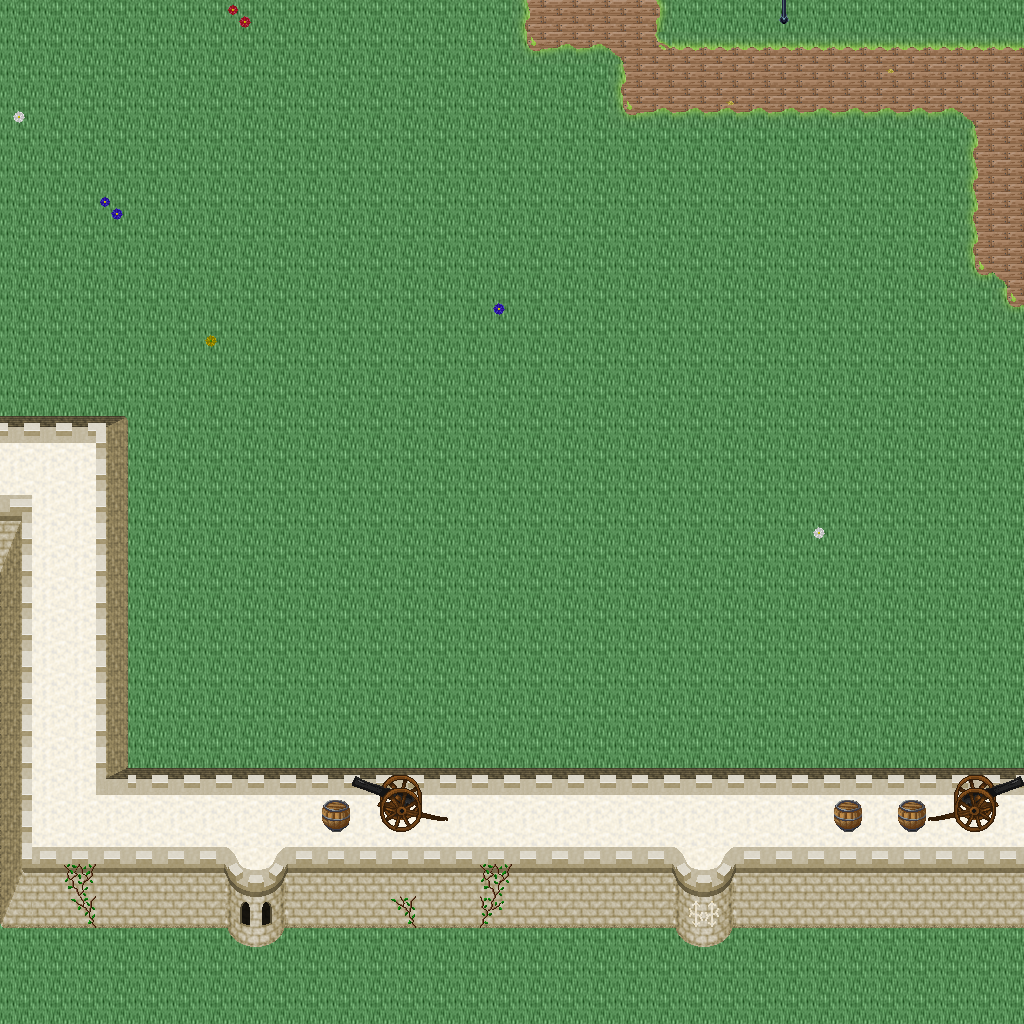

Tiled map render using the project's own tile images. Description and the map definition, with tile-layer contents summarised, below:
An orthogonal 32x32 tile map with 32x32 px tiles, 5 tile layers (Ground, Objects, Objects2, Above, ...), 1 hidden layer not drawn, 45 tilesets.

<map version="1.10" tiledversion="1.11.0" orientation="orthogonal" renderorder="right-down" width="32" height="32" tilewidth="32" tileheight="32" infinite="0" nextlayerid="11" nextobjectid="1">
 <tileset firstgid="1" name="logic_collision" tilewidth="32" tileheight="32" tilecount="1" columns="1">
  <image source="../drawable/logic_collision.png" width="32" height="32" />
 </tileset>
 <tileset firstgid="2" name="ground_ground" tilewidth="32" tileheight="32" tilecount="33" columns="3">
  <image source="../drawable/ground_ground.png" width="96" height="352" />
 </tileset>
 <tileset firstgid="35" name="building_castle" tilewidth="32" tileheight="32" tilecount="320" columns="20">
  <image source="../drawable/building_castle.png" width="640" height="512" />
 </tileset>
 <tileset firstgid="355" name="item_weapon_cannon" tilewidth="32" tileheight="32" tilecount="12" columns="3">
  <image source="../drawable/item_weapon_cannon.png" width="96" height="128" />
 </tileset>
 <tileset firstgid="367" name="item_pot_barrels_1" tilewidth="32" tileheight="32" tilecount="8" columns="4">
  <image source="../drawable/item_pot_barrels_1.png" width="128" height="64" />
 </tileset>
 <tileset firstgid="375" name="ground_grass_edges" tilewidth="32" tileheight="32" tilecount="36" columns="12">
  <image source="../drawable/ground_grass_edges.png" width="384" height="96" />
 </tileset>
 <tileset firstgid="411" name="ground_grass_corners" tilewidth="32" tileheight="32" tilecount="24" columns="6">
  <image source="../drawable/ground_grass_corners.png" width="192" height="128" />
 </tileset>
 <tileset firstgid="435" name="plant_vine" tilewidth="32" tileheight="32" tilecount="3" columns="1">
  <image source="../drawable/plant_vine.png" width="32" height="96" />
 </tileset>
 <tileset firstgid="438" name="ground_water_pool" tilewidth="32" tileheight="32" tilecount="72" columns="3">
  <image source="../drawable/ground_water_pool.png" width="96" height="768" />
 </tileset>
 <tileset firstgid="510" name="ground_earth_edges" tilewidth="32" tileheight="32" tilecount="18" columns="6">
  <image source="../drawable/ground_earth_edges.png" width="192" height="96" />
 </tileset>
 <tileset firstgid="528" name="building_decoration_chimney" tilewidth="32" tileheight="32" tilecount="2" columns="1">
  <image source="../drawable/building_decoration_chimney.png" width="32" height="64" />
 </tileset>
 <tileset firstgid="530" name="building_decoration_chimney_big" tilewidth="32" tileheight="32" tilecount="2" columns="1">
  <image source="../drawable/building_decoration_chimney_big.png" width="32" height="64" />
 </tileset>
 <tileset firstgid="532" name="plant_tree_fall_trees" tilewidth="32" tileheight="32" tilecount="40" columns="8">
  <image source="../drawable/plant_tree_fall_trees.png" width="256" height="160" />
 </tileset>
 <tileset firstgid="572" name="plant_tree_chestnut_tree" tilewidth="32" tileheight="32" tilecount="20" columns="4">
  <image source="../drawable/plant_tree_chestnut_tree.png" width="128" height="160" />
 </tileset>
 <tileset firstgid="592" name="plant_bush_hedge" tilewidth="32" tileheight="32" tilecount="35" columns="5">
  <image source="../drawable/plant_bush_hedge.png" width="160" height="224" />
 </tileset>
 <tileset firstgid="627" name="item_statue_gazingball_statue" tilewidth="32" tileheight="32" tilecount="12" columns="3">
  <image source="../drawable/item_statue_gazingball_statue.png" width="96" height="128" />
 </tileset>
 <tileset firstgid="639" name="plant_flower_red_blue_clusters" tilewidth="32" tileheight="32" tilecount="4" columns="1">
  <image source="../drawable/plant_flower_red_blue_clusters.png" width="32" height="128" />
 </tileset>
 <tileset firstgid="643" name="ground_cobbled_paving" tilewidth="32" tileheight="32" tilecount="1" columns="1">
  <image source="../drawable/ground_cobbled_paving.png" width="32" height="32" />
 </tileset>
 <tileset firstgid="644" name="furniture_light_lamp_blue" tilewidth="32" tileheight="32" tilecount="3" columns="1">
  <image source="../drawable/furniture_light_lamp_blue.png" width="32" height="96" />
 </tileset>
 <tileset firstgid="647" name="light_dim_light_7x5" tilewidth="32" tileheight="32" tilecount="35" columns="7">
  <image source="../drawable/light_dim_light_7x5.png" width="224" height="160" />
 </tileset>
 <tileset firstgid="682" name="light_light_5x5" tilewidth="32" tileheight="32" tilecount="25" columns="5">
  <image source="../drawable/light_light_5x5.png" width="160" height="160" />
 </tileset>
 <tileset firstgid="707" name="plant_leaves" tilewidth="32" tileheight="32" tilecount="8" columns="4">
  <image source="../drawable/plant_leaves.png" width="128" height="64" />
 </tileset>
 <tileset firstgid="715" name="plant_flower_flowers_mixed" tilewidth="32" tileheight="32" tilecount="16" columns="4">
  <image source="../drawable/plant_flower_flowers_mixed.png" width="128" height="128" />
 </tileset>
 <tileset firstgid="731" name="plant_bush_large_green" tilewidth="32" tileheight="32" tilecount="9" columns="3">
  <image source="../drawable/plant_bush_large_green.png" width="96" height="96" />
 </tileset>
 <tileset firstgid="740" name="plant_bush_hosta" tilewidth="32" tileheight="32" tilecount="9" columns="3">
  <image source="../drawable/plant_bush_hosta.png" width="96" height="96" />
 </tileset>
 <tileset firstgid="749" name="item_statue_fairypool" tilewidth="32" tileheight="32" tilecount="16" columns="2">
  <image source="../drawable/item_statue_fairypool.png" width="64" height="256" />
 </tileset>
 <tileset firstgid="765" name="item_statue_grey_stone" tilewidth="32" tileheight="32" tilecount="4" columns="2">
  <image source="../drawable/item_statue_grey_stone.png" width="64" height="64" />
 </tileset>
 <tileset firstgid="769" name="item_statue_plants_potted_stone" tilewidth="32" tileheight="32" tilecount="6" columns="3">
  <image source="../drawable/item_statue_plants_potted_stone.png" width="96" height="64" />
 </tileset>
 <tileset firstgid="775" name="plant_flower_daisy_blue" tilewidth="32" tileheight="32" tilecount="8" columns="2">
  <image source="../drawable/plant_flower_daisy_blue.png" width="64" height="128" />
 </tileset>
 <tileset firstgid="783" name="plant_flower_daisy_red" tilewidth="32" tileheight="32" tilecount="8" columns="2">
  <image source="../drawable/plant_flower_daisy_red.png" width="64" height="128" />
 </tileset>
 <tileset firstgid="791" name="plant_flower_daisy_white" tilewidth="32" tileheight="32" tilecount="8" columns="2">
  <image source="../drawable/plant_flower_daisy_white.png" width="64" height="128" />
 </tileset>
 <tileset firstgid="799" name="plant_flower_daisy_yellow" tilewidth="32" tileheight="32" tilecount="8" columns="2">
  <image source="../drawable/plant_flower_daisy_yellow.png" width="64" height="128" />
 </tileset>
 <tileset firstgid="807" name="furniture_chair_bench_white" tilewidth="32" tileheight="32" tilecount="8" columns="2">
  <image source="../drawable/furniture_chair_bench_white.png" width="64" height="128" />
 </tileset>
 <tileset firstgid="815" name="plant_bush_bricked_bushes" tilewidth="32" tileheight="32" tilecount="6" columns="2">
  <image source="../drawable/plant_bush_bricked_bushes.png" width="64" height="96" />
 </tileset>
 <tileset firstgid="821" name="plant_stump_small_stump" tilewidth="32" tileheight="32" tilecount="4" columns="2">
  <image source="../drawable/plant_stump_small_stump.png" width="64" height="64" />
 </tileset>
 <tileset firstgid="825" name="item_firewood" tilewidth="32" tileheight="32" tilecount="12" columns="3">
  <image source="../drawable/item_firewood.png" width="96" height="128" />
 </tileset>
 <tileset firstgid="837" name="item_campfires" tilewidth="32" tileheight="32" tilecount="2" columns="2">
  <image source="../drawable/item_campfires.png" width="64" height="32" />
 </tileset>
 <tileset firstgid="839" name="building_wall_int_sandstone" tilewidth="32" tileheight="32" tilecount="15" columns="3">
  <image source="../drawable/building_wall_int_sandstone.png" width="96" height="160" />
 </tileset>
 <tileset firstgid="854" name="logic_creature_rodent" tilewidth="32" tileheight="32" tilecount="8" columns="8">
  <image source="../drawable/logic_creature_rodent.png" width="256" height="32" />
 </tileset>
 <tileset firstgid="862" name="ground_ground_3" tilewidth="32" tileheight="32" tilecount="5" columns="5">
  <image source="../drawable/ground_ground_3.png" width="160" height="32" />
 </tileset>
 <tileset firstgid="867" name="building_cottage" tilewidth="32" tileheight="32" tilecount="256" columns="16">
  <image source="../drawable/building_cottage.png" width="512" height="512" />
 </tileset>
 <tileset firstgid="1123" name="building_roof_thatched_roof" tilewidth="32" tileheight="32" tilecount="256" columns="16">
  <image source="../drawable/building_roof_thatched_roof.png" width="512" height="512" />
 </tileset>
 <tileset firstgid="1379" name="building_door_doors" tilewidth="32" tileheight="32" tilecount="256" columns="16">
  <image source="../drawable/building_door_doors.png" width="512" height="512" />
 </tileset>
 <tileset firstgid="1635" name="building_window_windows" tilewidth="32" tileheight="32" tilecount="256" columns="16">
  <image source="../drawable/building_window_windows.png" width="512" height="512" />
 </tileset>
 <tileset firstgid="1891" name="logic_portal" tilewidth="32" tileheight="32" tilecount="24" columns="8">
  <image source="../drawable/logic_portal.png" width="256" height="96" />
 </tileset>
 <layer id="1" name="Ground" width="32" height="32">
  <data>[1024 cells, 1024 non-empty, 10 distinct tile ids]</data>
 </layer>
 <layer id="2" name="Objects" width="32" height="32">
  <data>[1024 cells, 138 non-empty, 33 distinct tile ids]</data>
 </layer>
 <layer id="3" name="Objects2" width="32" height="32">
  <data>[1024 cells, 17 non-empty, 14 distinct tile ids]</data>
 </layer>
 <layer id="4" name="Above" width="32" height="32">
  <data>[1024 cells, 0 non-empty, 0 distinct tile ids]</data>
 </layer>
 <layer id="5" name="Above2" width="32" height="32">
  <data>[1024 cells, 0 non-empty, 0 distinct tile ids]</data>
 </layer>
 <layer id="6" name="Walkable" width="32" height="32" visible="0">
  <data>[1024 cells, 205 non-empty, 1 distinct tile ids]</data>
 </layer>
 <objectgroup id="7" name="Mapevents" />
 <objectgroup id="8" name="Spawn" />
 <objectgroup id="9" name="Keys" />
 <objectgroup id="10" name="Replace" />
</map>
